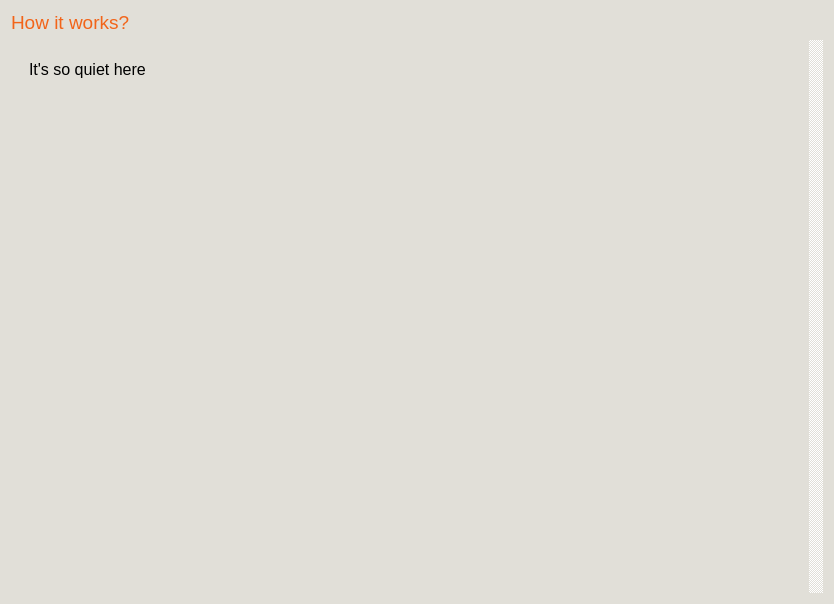
<?xml version="1.0" encoding="UTF-8"?>
<ui version="4.0">
 <class>Form</class>
 <widget class="QWidget" name="Form">
  <property name="geometry">
   <rect>
    <x>0</x>
    <y>0</y>
    <width>834</width>
    <height>604</height>
   </rect>
  </property>
  <property name="sizePolicy">
   <sizepolicy hsizetype="Preferred" vsizetype="Expanding">
    <horstretch>0</horstretch>
    <verstretch>0</verstretch>
   </sizepolicy>
  </property>
  <property name="windowTitle">
   <string>Form</string>
  </property>
  <property name="styleSheet">
   <string notr="true">padding:0;
background-color:rgb(225, 223, 216)</string>
  </property>
  <layout class="QGridLayout" name="gridLayout">
   <item row="0" column="0">
    <widget class="QLabel" name="label_5">
     <property name="font">
      <font>
       <pointsize>14</pointsize>
      </font>
     </property>
     <property name="styleSheet">
      <string notr="true">color:#F26419;</string>
     </property>
     <property name="text">
      <string>How it works?</string>
     </property>
    </widget>
   </item>
   <item row="1" column="0">
    <widget class="QScrollArea" name="scrollArea">
     <property name="sizePolicy">
      <sizepolicy hsizetype="Expanding" vsizetype="Expanding">
       <horstretch>0</horstretch>
       <verstretch>0</verstretch>
      </sizepolicy>
     </property>
     <property name="styleSheet">
      <string notr="true">background-color:rgb(225, 223, 216);
border:none;</string>
     </property>
     <property name="verticalScrollBarPolicy">
      <enum>Qt::ScrollBarAlwaysOn</enum>
     </property>
     <property name="widgetResizable">
      <bool>true</bool>
     </property>
     <property name="alignment">
      <set>Qt::AlignLeading|Qt::AlignLeft|Qt::AlignTop</set>
     </property>
     <widget class="QWidget" name="scrollAreaWidgetContents">
      <property name="geometry">
       <rect>
        <x>0</x>
        <y>0</y>
        <width>791</width>
        <height>68</height>
       </rect>
      </property>
      <property name="sizePolicy">
       <sizepolicy hsizetype="Expanding" vsizetype="Fixed">
        <horstretch>0</horstretch>
        <verstretch>0</verstretch>
       </sizepolicy>
      </property>
      <layout class="QVBoxLayout" name="verticalLayout">
       <property name="spacing">
        <number>7</number>
       </property>
       <property name="sizeConstraint">
        <enum>QLayout::SetMaximumSize</enum>
       </property>
       <property name="topMargin">
        <number>11</number>
       </property>
       <property name="bottomMargin">
        <number>11</number>
       </property>
       <item>
        <widget class="QWidget" name="widget" native="true">
         <property name="sizePolicy">
          <sizepolicy hsizetype="Preferred" vsizetype="Fixed">
           <horstretch>0</horstretch>
           <verstretch>0</verstretch>
          </sizepolicy>
         </property>
         <layout class="QVBoxLayout" name="verticalLayout_2">
          <item>
           <widget class="QLabel" name="label">
            <property name="font">
             <font>
              <pointsize>12</pointsize>
             </font>
            </property>
            <property name="text">
             <string>It's so quiet here</string>
            </property>
           </widget>
          </item>
         </layout>
        </widget>
       </item>
      </layout>
     </widget>
    </widget>
   </item>
  </layout>
 </widget>
 <resources/>
 <connections/>
</ui>
